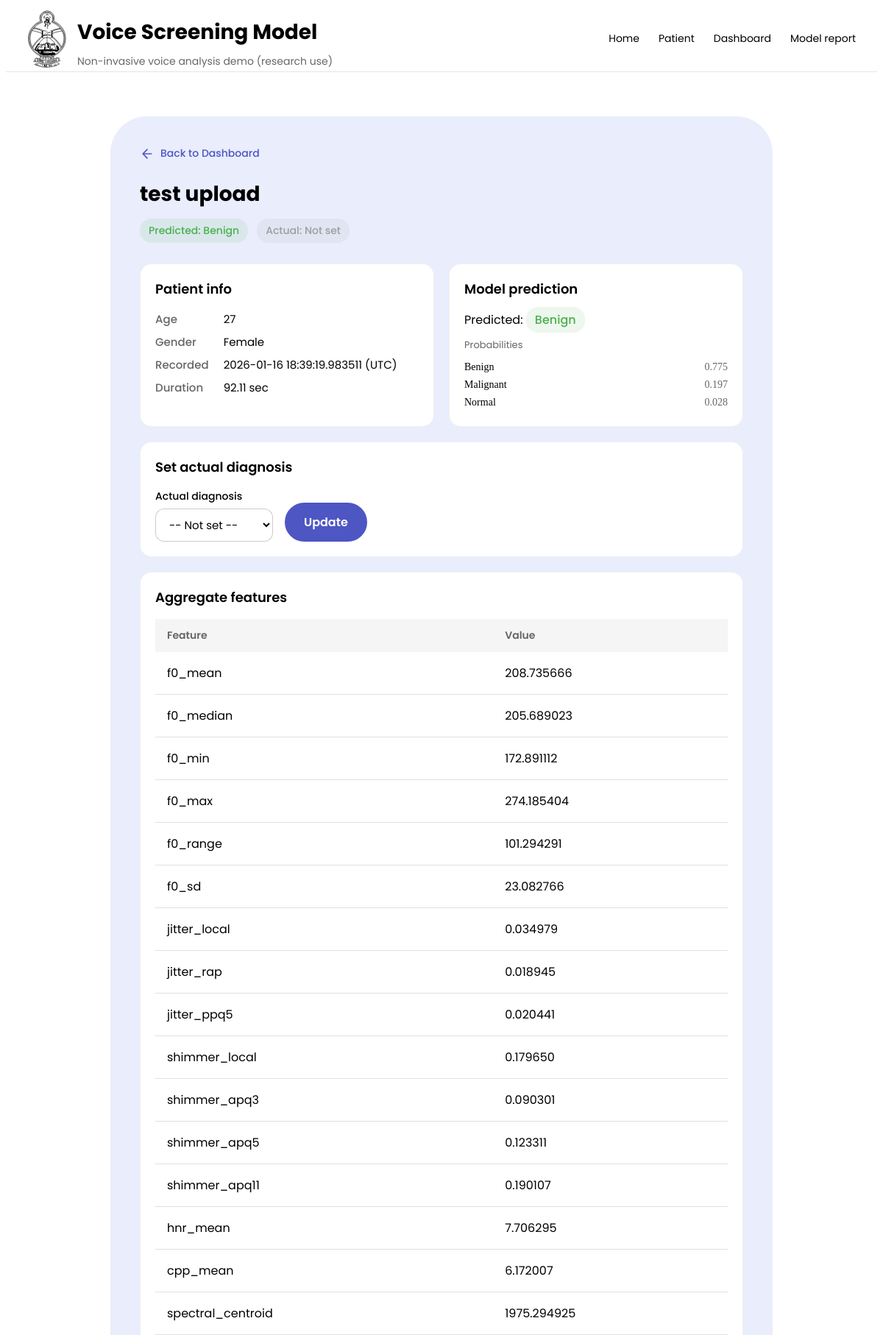
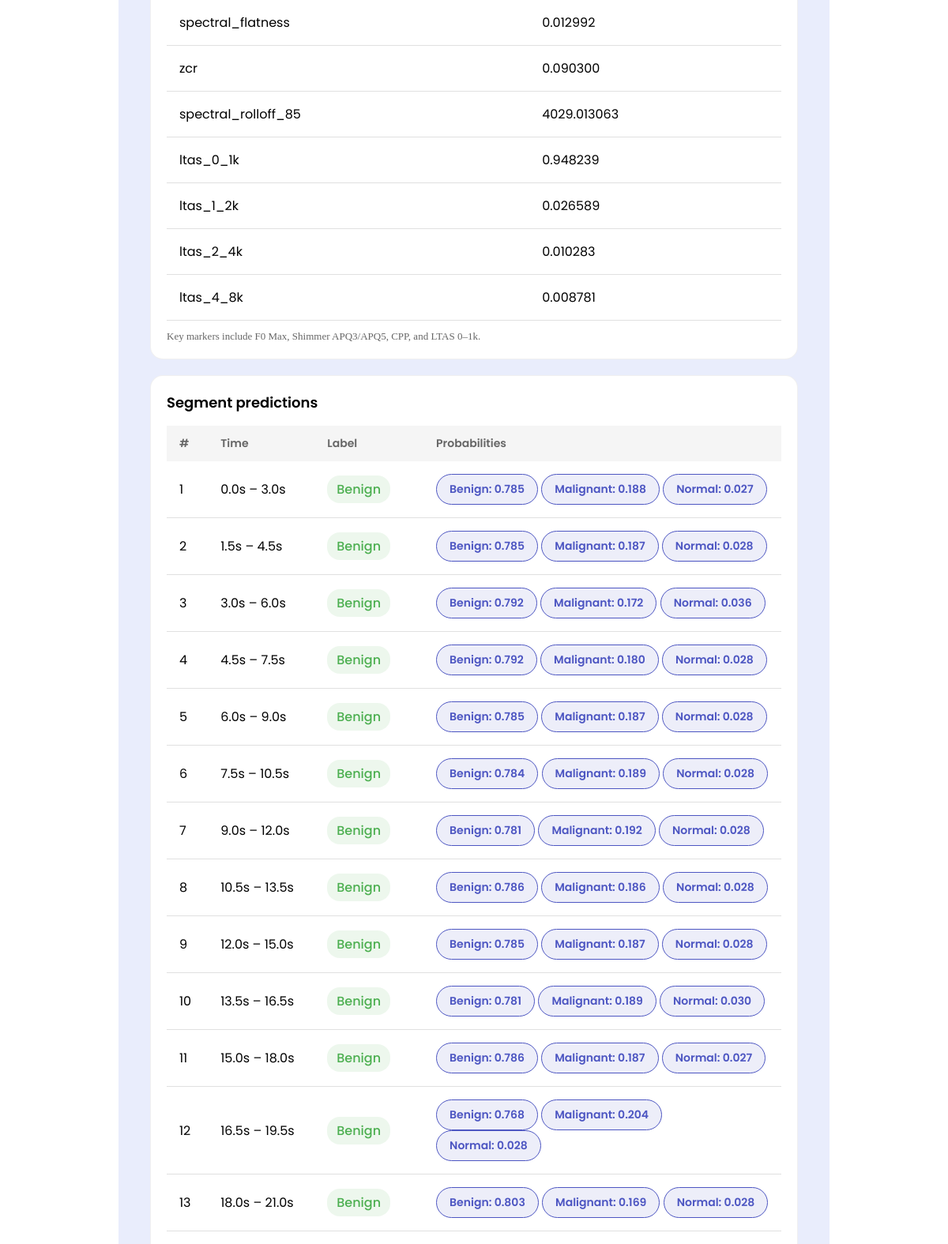
Page /dashboard/patient/115 (upper part) on the committed database (2 pictures, top to bottom).
### app/models_db.py (models this page shows)
class Patients(SQLModel, table=True):
    id: Optional[int] = Field(default=None, primary_key = True)
    name: str
    age: int
    gender: str
    created_at: datetime = Field(default_factory=datetime.now)
    audio_path: str
    duration_sec: float
    actual_label: Optional[str] = None
    predicted_label: Optional[str] = None
    predicted_proba_json: Optional[str] = Field(default = "{}")
    segments: list["SegmentPredictions"] = Relationship(back_populates = "patient")

class SegmentPredictions(SQLModel, table=True):
    __tablename__ = 'segment_predictions'
    id: Optional[int] = Field(default=None, primary_key = True)
    patient_id: int = Field(foreign_key = "patients.id")
    segment_index: int
    start_time_sec: float
    end_time_sec: float
    predicted_label: str
    predicted_proba_json: str
    features_json: str
    patient: Optional["Patients"] = Relationship(back_populates = "segments")

### app/main.py (the view)
@app.get("/dashboard/patient/{pid}", response_class=HTMLResponse)
def patient_detail(pid: int, request: Request, session: Session = Depends(get_session)):
    rec = session.get(Patients, pid)
    if not rec:
        raise HTTPException(status_code=404, detail="Not found")
    proba = {}
    if rec.predicted_proba_json:
        try:
            proba = json.loads(rec.predicted_proba_json)
        except json.JSONDecodeError:
            proba = {}
    label_map = {
        "0": "Benign",
        "1": "Malignant",
        "2": "Normal",
    }
    proba_mapped = {}
    for key in proba.keys():
        if key in label_map:
            proba_mapped[label_map[key]] = proba[key]
        else:
            proba_mapped[key.capitalize()] = proba[key]
    if rec.predicted_label:
        predicted_label_display = label_map.get(rec.predicted_label, rec.predicted_label.capitalize())
    else:
        predicted_label_display = "NA"
    if predicted_label_display not in label_map:
        predicted_label_display = predicted_label_display.capitalize()
    seg_records = session.exec(
        select(SegmentPredictions)
        .where(SegmentPredictions.patient_id == pid)
        .order_by(SegmentPredictions.segment_index.asc())
    ).all()
    seg_preds = []
    all_features = []
    for seg_rec in seg_records:
        seg_proba = json.loads(seg_rec.predicted_proba_json)
        seg_features = json.loads(seg_rec.features_json)
        seg_proba_mapped = {}
        for key in seg_proba.keys():
            if key in label_map:
                seg_proba_mapped[label_map[key]] = seg_proba[key]
            else:
                seg_proba_mapped[key.capitalize()] = seg_proba[key]
        seg_preds.append({
            "segment_index": seg_rec.segment_index,
            "start_time": seg_rec.start_time_sec,
            "end_time": seg_rec.end_time_sec,
            "label": label_map.get(seg_rec.predicted_label, seg_rec.predicted_label.capitalize()),
            "proba": seg_proba_mapped,
        })
        all_features.append(seg_features)
    if all_features:
        agg_feats = aggregate_segment_features(all_features)
    else:
        agg_feats = {}
    return templates.TemplateResponse(
        "patient_details.html",
        {
            "request": request,
            "rec": rec,
            "predicted_label_display": predicted_label_display,
            "proba": proba_mapped,
            "seg_preds": seg_preds,
            "features": {"aggregate": agg_feats},
            "label_map": label_map,
        },
    )

### app/templates/patient_details.html (shortened to what this page needs)
{% extends "base.html" %}
{% block content %}
<section class="dashboard-card patient-detail-page">
  <nav class="patient-detail-nav">
    <a href="/dashboard?filter=all&source=predicted" class="back-link">
      <svg width="20" height="20" viewBox="0 0 24 24" fill="none" stroke="currentColor" stroke-width="2" stroke-linecap="round" stroke-linejoin="round"><path d="M19 12H5M12 19l-7-7 7-7"/></svg>
      Back to Dashboard
    </a>
  </nav>
  <header class="patient-detail-header">
    <h1 class="patient-detail-title">{{ rec.name }}</h1>
    <div class="patient-detail-badges">
      <span class="status-badge status-{{ predicted_label_display|lower }}">Predicted: {{ predicted_label_display }}</span>
      {% if rec.actual_label %}
        {% set actual_display = "Benign" if (rec.actual_label == "0" or rec.actual_label == "Benign") else ("Malignant" if (rec.actual_label == "1" or rec.actual_label == "Malignant") else "Normal") %}
        <span class="status-badge status-{{ actual_display|lower }}">Actual: {{ actual_display }}</span>
      {% else %}
        <span class="status-badge status-unknown">Actual: Not set</span>
      {% endif %}
    </div>
  </header>
  <div class="patient-detail-grid">
    <div class="patient-panel">
      <h3 class="patient-panel-title">Patient info</h3>
      <dl class="patient-info-dl">
        <dt>Age</dt><dd>{{ rec.age }}</dd>
        <dt>Gender</dt><dd>{{ rec.gender }}</dd>
        <dt>Recorded</dt><dd>{{ rec.created_at }} (UTC)</dd>
        <dt>Duration</dt><dd>{{ "%.2f"|format(rec.duration_sec) }} sec</dd>
      </dl>
    </div>
    <div class="patient-panel">
      <h3 class="patient-panel-title">Model prediction</h3>
      <p class="patient-prediction-main">Predicted: <span class="status-badge status-{{ predicted_label_display|lower }}">{{ predicted_label_display }}</span></p>
      <p class="patient-proba-label">Probabilities</p>
      <ul class="patient-proba-list">
        {% for k, v in proba.items() %}
          <li><span class="proba-name">{{ k }}</span><span class="proba-value">{{ "%.3f"|format(v) }}</span></li>
        {% endfor %}
      </ul>
    </div>
  </div>
  <div class="patient-panel patient-panel-full">
    <h3 class="patient-panel-title">Set actual diagnosis</h3>
    <form method="POST" action="/dashboard/patient/{{ rec.id }}/update-label" class="patient-label-form">
      <label class="patient-label-field">
        <span class="patient-label-label">Actual diagnosis</span>
        <select name="actual_label" class="patient-label-select">
          <option value="">-- Not set --</option>
        </select>
      </label>
      <button type="submit" class="btn primary">Update</button>
    </form>
  </div>
  <div class="patient-panel patient-panel-full">
    <h3 class="patient-panel-title">Aggregate features</h3>
    <div class="patient-table-wrap">
      <table class="dashboard-table">
        <thead><tr><th>Feature</th><th>Value</th></tr></thead>
        <tbody>
          {% for k, v in features["aggregate"].items() %}
            <tr><td>{{ k }}</td><td>{{ "%.6f"|format(v) if v is number else v }}</td></tr>
          {% endfor %}
        </tbody>
      </table>
    </div>
    <p class="patient-panel-note">Key markers include F0 Max, Shimmer APQ3/APQ5, CPP, and LTAS 0–1k.</p>
  </div>
  <div class="patient-panel patient-panel-full">
    <h3 class="patient-panel-title">Segment predictions</h3>
    <div class="patient-table-wrap">
      <table class="dashboard-table">
        <thead><tr><th>#</th><th>Time</th><th>Label</th><th>Probabilities</th></tr></thead>
        <tbody>
          {% for sp in seg_preds %}
            <tr>
              <td>{{ loop.index }}</td>
              <td>{{ "%.1f"|format(sp.start_time) }}s – {{ "%.1f"|format(sp.end_time) }}s</td>
              <td><span class="status-badge status-{{ sp.label|lower }}">{{ sp.label }}</span></td>
              <td>
                {% for k, v in sp.proba.items() %}
                  <span class="pill">{{ k }}: {{ "%.3f"|format(v) }}</span>
                {% endfor %}
              </td>
            </tr>
          {% endfor %}
        </tbody>
      </table>
    </div>
  </div>
</section>
{% endblock %}

### app/static/app.css (style rules this page uses)
body { overflow-x: hidden; background: #FFFFFF; color: #000000; }
.btn { display: inline-block; padding: 12px 24px; border: 2px solid #4D56C2; border-radius: 60px; background: rgba(77, 86, 194, 0.1); color: #4D56C2; font-family: 'Poppins', sans-serif; font-size: 16px; font-weight: 600; text-decoration: none; cursor: pointer; transition: all 0.3s ease; outline: none; }
.btn.primary { background: #4D56C2; color: #FFFFFF; border-color: #4D56C2; }
.pill { display: inline-block; padding: 8px 16px; background: rgba(77, 86, 194, 0.1); border: 1px solid #4D56C2; border-radius: 999px; color: #4D56C2; font-family: 'Poppins', sans-serif; font-size: 14px; font-weight: 600; }
.dashboard-table { width: 100%; border-collapse: separate; border-spacing: 0; font-weight: 400; font-family: 'Poppins', sans-serif; box-shadow: 0 2px 6px rgba(0, 0, 0, 0.1); }
.dashboard-table thead { background: #F5F5F5; font-family: 'Poppins', sans-serif; font-weight: 600; font-size: 16px; }
.dashboard-table th { padding: 12px 16px; text-align: left; font-size: 14px; font-weight: 600; color: #666666; }
.dashboard-table td { padding: 16px; border-bottom: 1px solid #E0E0E0; }
.status-badge { padding: 6px 12px; border-radius: 16px; font-size: 16px; font-family: 'Poppins', sans-serif; font-weight: 500; }
.status-badge.status-benign { background: rgba(76, 175, 80, 0.1); color: #4CAF50; }
.status-badge.status-unknown { background: rgba(158, 158, 158, 0.1); color: #9E9E9E; }
.dashboard-card { max-width: 1200px; margin: 60px auto; padding: 40px; background: #E9EDFC; border-radius: 50px; box-sizing: border-box; }
.patient-detail-page { max-width: 900px; }
.patient-detail-nav { margin-bottom: 24px; }
.back-link { display: inline-flex; align-items: center; gap: 8px; color: #4D56C2; text-decoration: none; font-family: 'Poppins', sans-serif; font-weight: 500; font-size: 14px; transition: color 0.2s; }
.patient-detail-header { margin-bottom: 28px; }
.patient-detail-title { font-family: 'Poppins', sans-serif; font-weight: 700; font-size: 28px; color: #000000; margin: 0 0 12px 0; }
.patient-detail-badges { display: flex; flex-wrap: wrap; gap: 12px; }
.patient-detail-badges .status-badge { font-size: 14px; }
.patient-detail-grid { display: grid; grid-template-columns: 1fr 1fr; gap: 20px; margin-bottom: 20px; }
.patient-panel { background: #FFFFFF; border-radius: 16px; padding: 20px; border: 1px solid rgba(0, 0, 0, 0.06); }
.patient-panel-full { margin-bottom: 20px; }
.patient-panel-title { font-family: 'Poppins', sans-serif; font-weight: 600; font-size: 18px; color: #000000; margin: 0 0 16px 0; }
.patient-info-dl { display: grid; grid-template-columns: auto 1fr; gap: 8px 20px; margin: 0; font-family: 'Poppins', sans-serif; font-size: 15px; }
.patient-info-dl dt { color: #666666; font-weight: 500; }
.patient-info-dl dd { margin: 0; color: #000000; }
.patient-prediction-main { margin: 0 0 12px 0; font-size: 16px; font-family: 'Poppins', sans-serif; }
.patient-proba-label { font-size: 13px; color: #666666; margin: 0 0 8px 0; font-family: 'Poppins', sans-serif; }
.patient-proba-list { list-style: none; margin: 0; padding: 0; }
.patient-proba-list li { display: flex; justify-content: space-between; padding: 4px 0; font-size: 14px; }
.proba-name { font-weight: 500; color: #000000; }
.proba-value { color: #666666; font-variant-numeric: tabular-nums; }
.patient-label-form { display: flex; align-items: flex-end; flex-wrap: wrap; gap: 16px; }
.patient-label-field { display: flex; flex-direction: column; gap: 6px; }
.patient-label-label { font-size: 14px; font-weight: 500; color: #000000; font-family: 'Poppins', sans-serif; }
.patient-label-select { padding: 10px 14px; border: 1px solid rgba(0, 0, 0, 0.2); border-radius: 12px; background: #FFFFFF; font-family: 'Poppins', sans-serif; font-size: 15px; min-width: 160px; }
.patient-table-wrap { overflow-x: auto; margin-bottom: 12px; }
.patient-table-wrap .dashboard-table { min-width: 400px; }
.patient-panel-note { font-size: 13px; color: #666666; margin: 0; }
.patient-detail-nav { display: flex; justify-content: space-between; align-items: center; flex-wrap: wrap; gap: 12px; }

### rows in the picture
Patients: name "test upload", predicted_label "Benign", age "27", gender "Female", created_at "2026-01-16 18:39:19.983511", duration_sec "92.11"
SegmentPredictions: start_time "0.0", end_time "3.0", label "Benign", proba "Benign" "Malignant" "Normal", v "0.785" "0.188" "0.027"
SegmentPredictions: start_time "1.5", end_time "4.5", label "Benign", proba "Benign" "Malignant" "Normal", v "0.785" "0.187" "0.028"
SegmentPredictions: start_time "3.0", end_time "6.0", label "Benign", proba "Benign" "Malignant" "Normal", v "0.792" "0.172" "0.036"
SegmentPredictions: start_time "4.5", end_time "7.5", label "Benign", proba "Benign" "Malignant" "Normal", v "0.792" "0.180" "0.028"
SegmentPredictions: start_time "6.0", end_time "9.0", label "Benign", proba "Benign" "Malignant" "Normal", v "0.785" "0.187" "0.028"
SegmentPredictions: start_time "7.5", end_time "10.5", label "Benign", proba "Benign" "Malignant" "Normal", v "0.784" "0.189" "0.028"
SegmentPredictions: start_time "9.0", end_time "12.0", label "Benign", proba "Benign" "Malignant" "Normal", v "0.781" "0.192" "0.028"
SegmentPredictions: start_time "10.5", end_time "13.5", label "Benign", proba "Benign" "Malignant" "Normal", v "0.786" "0.186" "0.028"
SegmentPredictions: start_time "12.0", end_time "15.0", label "Benign", proba "Benign" "Malignant" "Normal", v "0.785" "0.187" "0.028"
SegmentPredictions: start_time "13.5", end_time "16.5", label "Benign", proba "Benign" "Malignant" "Normal", v "0.781" "0.189" "0.030"
SegmentPredictions: start_time "15.0", end_time "18.0", label "Benign", proba "Benign" "Malignant" "Normal", v "0.786" "0.187" "0.027"
SegmentPredictions: start_time "16.5", end_time "19.5", label "Benign", proba "Benign" "Malignant" "Normal", v "0.768" "0.204" "0.028"
SegmentPredictions: start_time "18.0", end_time "21.0", label "Benign", proba "Benign" "Malignant" "Normal", v "0.803" "0.169" "0.028"

### other values in the picture
{{ k }} "Benign" "Malignant" "Normal"
{{ "%.3f"|format(v) }} "0.775" "0.197" "0.028"
{{ k }} "f0_mean" "f0_median" "f0_min" "f0_max" "f0_range" "f0_sd" "jitter_local" "jitter_rap" "jitter_ppq5" "shimmer_local" "shimmer_apq3" "shimmer_apq5" "shimmer_apq11" "hnr_mean" "cpp_mean" "spectral_centroid" "spectral_flatness" "zcr" "spectral_rolloff_85" "ltas_0_1k" "ltas_1_2k" "ltas_2_4k" "ltas_4_8k"
{{ "%.6f"|format(v) if v is number else v }} "208.735666" "205.689023" "172.891112" "274.185404" "101.294291" "23.082766" "0.034979" "0.018945" "0.020441" "0.179650" "0.090301" "0.123311" "0.190107" "7.706295" "6.172007" "1975.294925" "0.012992" "0.090300" "4029.013063" "0.948239" "0.026589" "0.010283" "0.008781"
